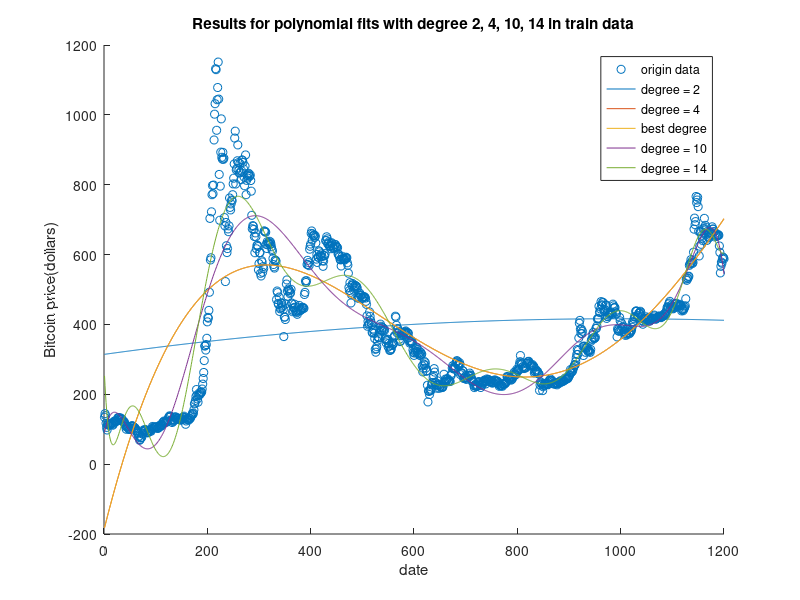
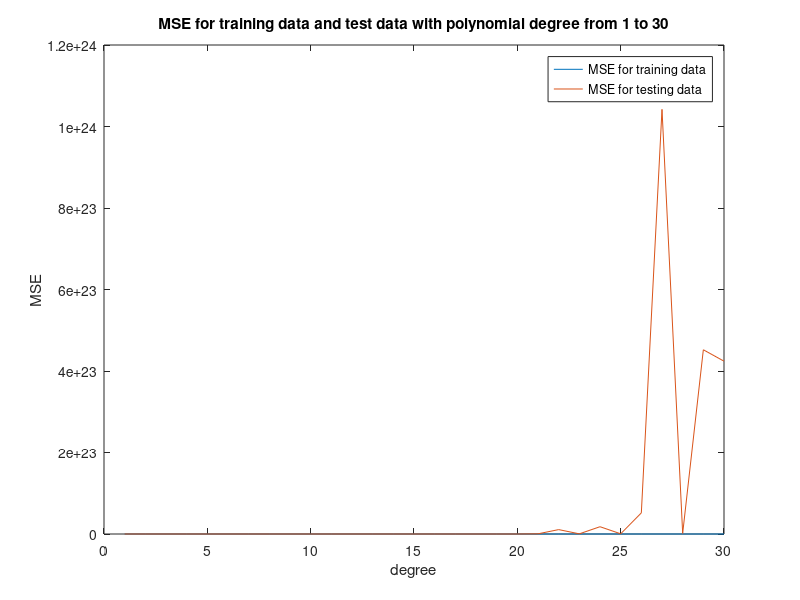
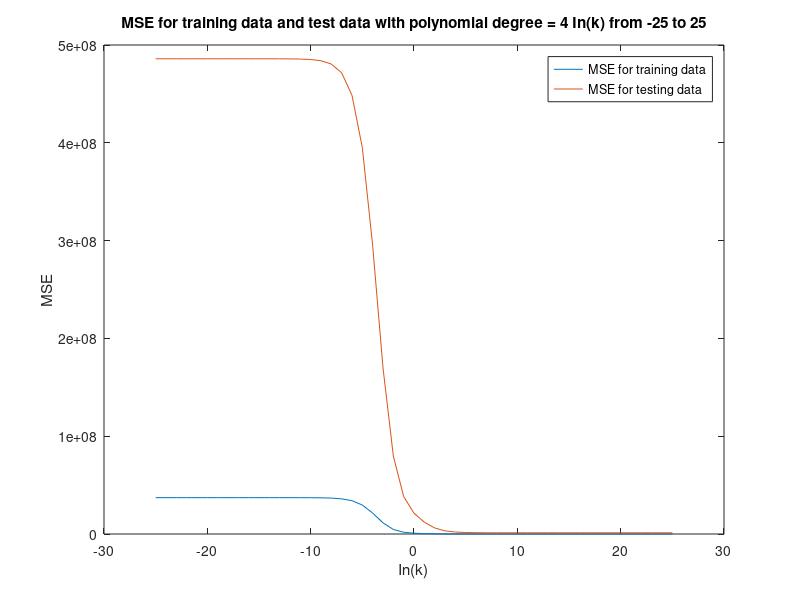
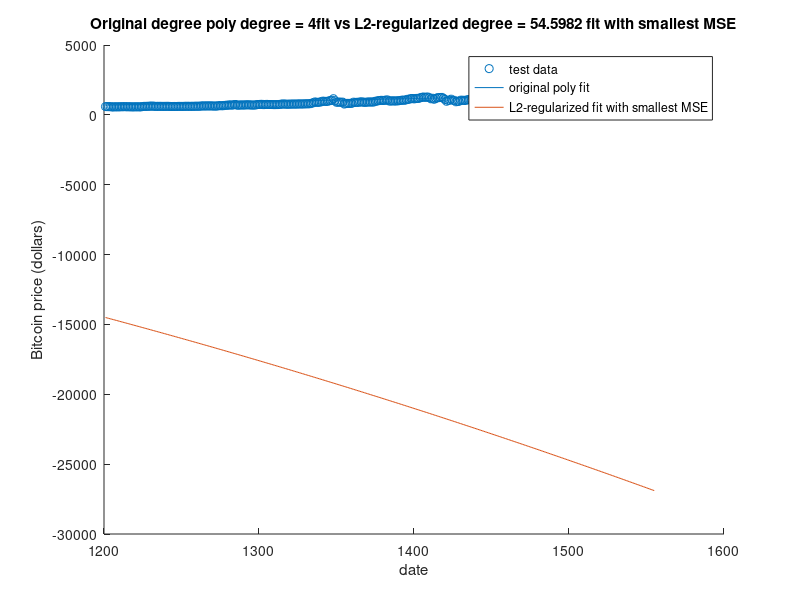

Source code (MATLAB) for these figures, in order:
clear all


%Linear Regression using method taught in class
%We do not use degree = 1 equation because obviously it is too simple for
%Bitcoin data

%Load data from real Bitcoin price data
data_y = flipud(csvread('bitcoin_daily_usd.csv', 2, 4));
data_x = (1:1:size(data_y, 1))';

%We choose about two thirds as our train data and the rest to be test data
train_size = 1200;
xtrain = data_x(1:train_size, 1);
ytrain = data_y(1:train_size, 1);
xtest = data_x(train_size + 1:end, 1);
ytest = data_y(train_size + 1:end, 1);

%First step, determine the poly degree in our model
max_deg = 30;

%Recreate the train data
temp_xtrain = xtrain;
ps = zeros(max_deg, max_deg + 1);
mses = zeros(max_deg, 2);
fits_train = zeros(size(ytrain, 1), max_deg);
fits_test = zeros(size(ytest, 1), max_deg);
for d = 1:1:max_deg
    %Build model
    ps(d, 1:(d+1)) = ridge(ytrain, temp_xtrain, 0, 0);
    
    %Change the xtrain
    extra_x = xtrain.^(d + 1);
    temp_xtrain = [temp_xtrain, extra_x];
end

for d = 1:1:max_deg
    %Prediction results
    fits_train(:, d) = ps(d, 1);
    fits_test(:, d) = ps(d, 1);
    
    for i = 1:1:d
        fits_train(:, d) = fits_train(:, d) + (xtrain .^ i) * ps(d, i + 1);
        fits_test(:, d) = fits_test(:, d) + (xtest .^ i) * ps(d, i + 1);
    end
    
    %Calculate the MSE
    mses(d, 1) = immse(fits_train(:, d), ytrain);
    mses(d, 2) = immse(fits_test(:, d), ytest); 
end

%Find the degree that give minimum MSE for test data
[~, best_deg] = min(mses(:, 2))

regress_d2 = fits_train(:, 2);
regress_d4 = fits_train(:, 4);
regress_best = fits_train(:, best_deg);
regress_d10 = fits_train(:, 10);
regress_d14 = fits_train(:, 14);

%Plot the predictio and origin data
figure(1);
scatter(xtrain, ytrain);
hold on
plot(xtrain, regress_d2, xtrain, regress_d4, xtrain, regress_best, xtrain, regress_d10, xtrain, regress_d14);
hold off
title('Results for polynomial fits with degree 2, 4, 10, 14 in train data');
legend('origin data', 'degree = 2', 'degree = 4', 'best degree', 'degree = 10', 'degree = 14');
xlabel('date');
ylabel('Bitcoin price(dollars)');

%Plot the MSE for train data and test data with degreee from 1 to
%Max_degree
figure(2);
plot((1:1:max_deg)', mses(:, 1), (1:1:max_deg)', mses(:, 2));
title(['MSE for training data and test data with polynomial degree from 1 to ', num2str(max_deg)]);
legend('MSE for training data', 'MSE for testing data');
xlabel('degree');
ylabel('MSE');

%Second step, since we found the best degree, then we need to find the
%In(namida)
ek = -25:1:25;
fits_train_b = zeros(size(ytrain, 1), size(ek, 2));
fits_test_b = zeros(size(ytest, 1), size(ek, 2));
mses_b = zeros(size(ek, 2), 2);
for j = 1:1:size(ek, 2);
    %Set k
    k = exp(ek(j));
    
    %Fix the degree to the best degree found in first step
    temp_xtrain = xtrain;
    for d = 1:1:(best_deg - 1)
        %Change the xtrain
        extra_x = xtrain.^(d + 1);
        temp_xtrain = [temp_xtrain, extra_x];
    end
    
    %Build model
    fit_b = ridge(ytrain, temp_xtrain, k, 0);
    
    %Calculate the fits
    fits_train_b(:, j) = fit_b(1);
    fits_test_b(:, j) = fit_b(1);
    for i = 1:1:(best_deg - 2)
        fits_train_b(:, j) = fits_train_b(:, j) + (xtrain .^ i) * fit_b(i + 1);
        fits_test_b(:, j) = fits_test_b(:, j) + (xtest .^ i) * fit_b(i + 1);
    end
    
    mses_b(j, 1) = immse(fits_train_b(:, j), ytrain);
    mses_b(j, 2) = immse(fits_test_b(:, j), ytest);
end

%Find the k that give minimum MSE for test data
[~, best_k] = min(mses(:, 2));
best_k_value = exp(best_k)

%(Plot MSE for train data and test data with best degree and different values of In(namida)
figure(3);
plot((ek)', mses_b(:, 1), (ek)', mses_b(:, 2));
title(['MSE for training data and test data with polynomial degree = ', num2str(best_deg) ,' In(k) from ', num2str(ek(1)),' to ', num2str(ek(end))]);
legend('MSE for training data', 'MSE for testing data');
xlabel('In(k)');
ylabel('MSE');

%Compare the result for non-regularized and L2-regularized fit
fit_L2_min = fits_test_b(:, best_k);
figure(4);
scatter(xtest, ytest);
hold on
plot(xtest, fits_test(:, best_deg), xtest, fit_L2_min);
hold off
title(['Original degree poly degree = ', num2str(best_deg), 'fit vs L2-regularized degree = ', num2str(best_k_value), ' fit with smallest MSE']);
legend('test data', 'original poly fit', 'L2-regularized fit with smallest MSE');
xlabel('date');
ylabel('Bitcoin price (dollars)');


%Plot the result for test data L2-regularized fit with best degree and best In(k) 
figure(5);
scatter(xtest, ytest);
hold on
plot(xtest, fit_L2_min);
hold off
title(['L2-regularized degree = ', num2str(best_deg), ' In(k) = ', num2str(best_k), ' fit with smallest MSE']);
legend('test data', 'L2-regularized fit with smallest MSE');
xlabel('date');
ylabel('Bitcoin price (dollars)');



